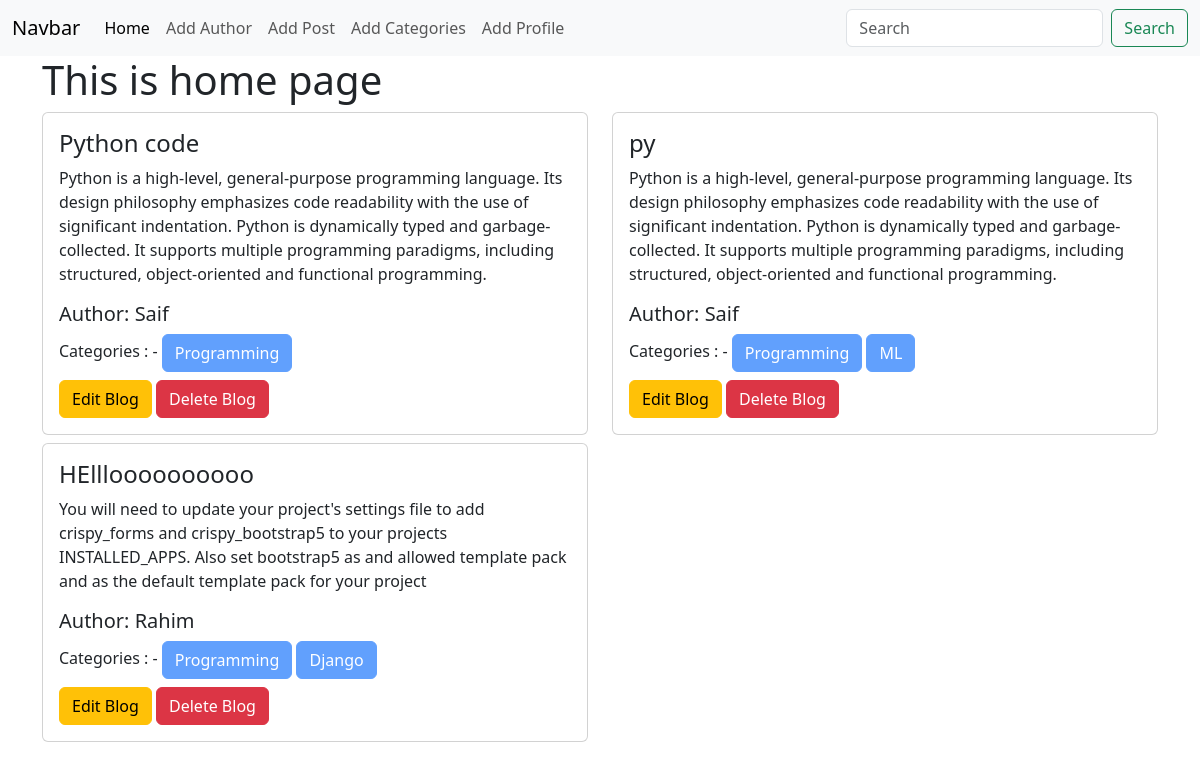
The app's page /, older data.
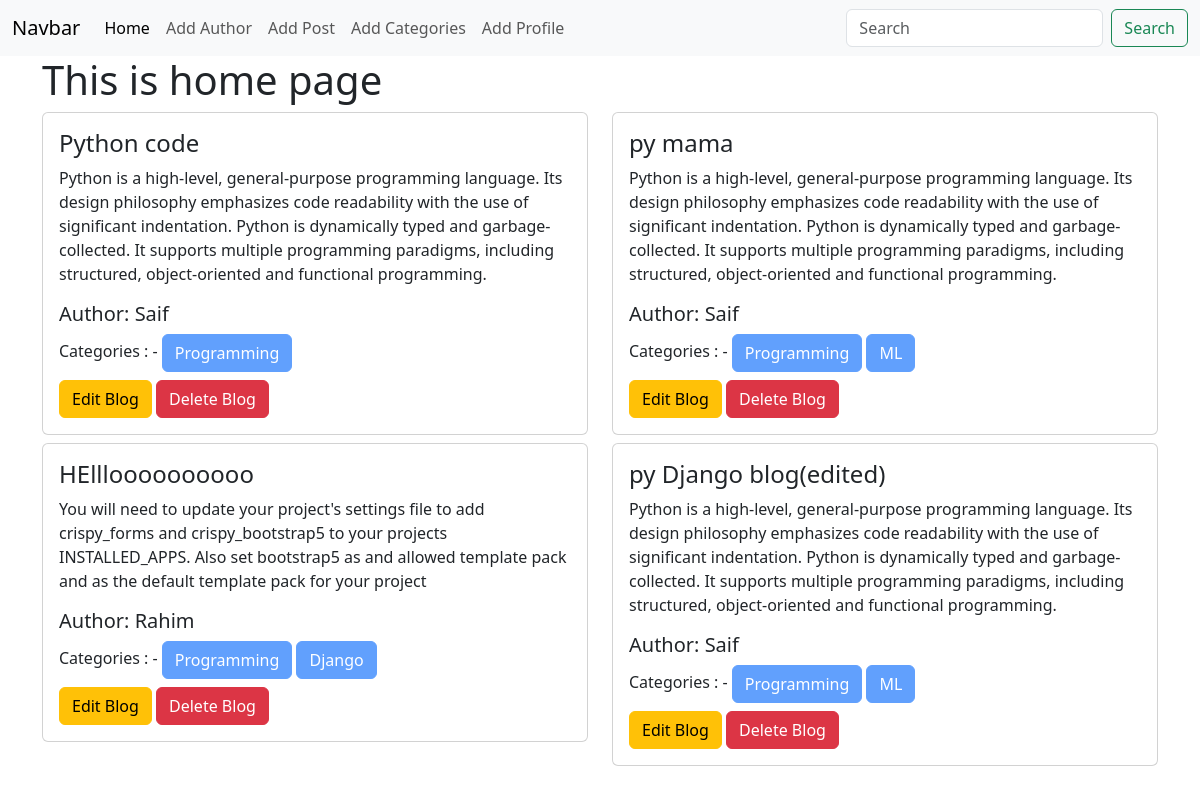
The same page, newer data.
### posts/models.py (models this page shows)
class Post(models.Model):
    title = models.CharField(max_length=50)
    content = models.TextField()
    category = models.ManyToManyField(Category)
    author = models.ForeignKey(Author, on_delete=models.CASCADE)
    def __str__(self):
        return self.title

### author/models.py (models this page shows, shortened)
class Author(models.Model):
    name = models.CharField(max_length=100)
    bio = models.TextField()
    phone_no = models.CharField(max_length=12)

### categories/models.py (models this page shows, shortened)
class Category(models.Model):
    name = models.CharField(max_length=100)

### blog_project/views.py (the view)
# urls.py: 2. Add a URL to urlpatterns:  path('', views.home, name='home')
def home(request):
    data = Post.objects.all()
    print(data)
    return render(request, 'home.html', {'data': data})

### templates/home.html (shortened to what this page needs)
{% extends "base.html" %}
{% block content %}
<div class="container">
    <h1>This is home page</h1>
    <div class="row">
        {% for i in data %}
            <div class="col-sm-6 mb-3 mb-sm-2">
                <div class="card">
                    <div class="card-body">
                        <h4 class="card-title">{{i.title}}</h4>
                        <p class="card-text">{{i.content}}</p>
                        <h5 class="card-title">Author: {{i.author.name}}</h5>
                        <div class="mb-2">
                            Categories : -
                            {% for j in i.category.all %}
                            <button class="btn btn-primary" disabled>{{j.name}}</button>
                            {% endfor %}
                        </div>
                        <a href="{% url 'edit_post' i.id %}" class="btn btn-warning"> Edit Blog</a>
                        <a href="{% url 'delete_post' i.id %}" class="btn btn-danger"> Delete Blog</a>
                    </div>
                </div>
            </div>
        {% endfor %}
      </div>
</div>
{% endblock content %}

### templates/base.html (shortened to what this page needs)
<!doctype html>
<html lang="en">
  <head>
    <link href="https://cdn.jsdelivr.net/npm/bootstrap@5.3.2/dist/css/bootstrap.min.css" rel="stylesheet">
  </head>
  <body>
    <section>
        <nav class="navbar navbar-expand-lg  bg-body-tertiary">
            <div class="container-fluid">
              <a class="navbar-brand" href="#">Navbar</a>
              <div class="collapse navbar-collapse" id="navbarSupportedContent">
                <ul class="navbar-nav me-auto mb-2 mb-lg-0">
                  <li class="nav-item">
                    <a class="nav-link active" aria-current="page" href="{% url 'home' %}">Home</a>
                  </li>
                  <li class="nav-item">
                    <a class="nav-link" href="{% url 'add_author' %}">Add Author</a>
                  </li>
                  <li class="nav-item">
                    <a class="nav-link" href="{% url 'add_post' %}">Add Post</a>
                  </li>
                  <li class="nav-item">
                    <a class="nav-link" href="{% url 'add_categories' %}">Add Categories</a>
                  </li>
                  <li class="nav-item">
                    <a class="nav-link" href="{% url 'add_profile' %}">Add Profile</a>
                  </li>
                </ul>
                <form class="d-flex" role="search">
                  <input class="form-control me-2" type="search" placeholder="Search" aria-label="Search">
                  <button class="btn btn-outline-success" type="submit">Search</button>
                </form>
              </div>
            </div>
          </nav>
    </section>
    {% block content %}{% endblock content %}
  </body>
</html>

Row changes from the older to the newer data that the page shows:
changed Post: title "py" → "py mama"
added Post: title "py Django blog(edited)", content "Python is a high-level, general-purpose programming language. Its design philosophy emphasizes code readability with the use of significant indentation. Python is dynamically typed and garbage-collected. It supports multiple programming paradigms, including structured, object-oriented and functional programming.", author.name "Saif", Category (name "Programming"), Category (name "ML")
